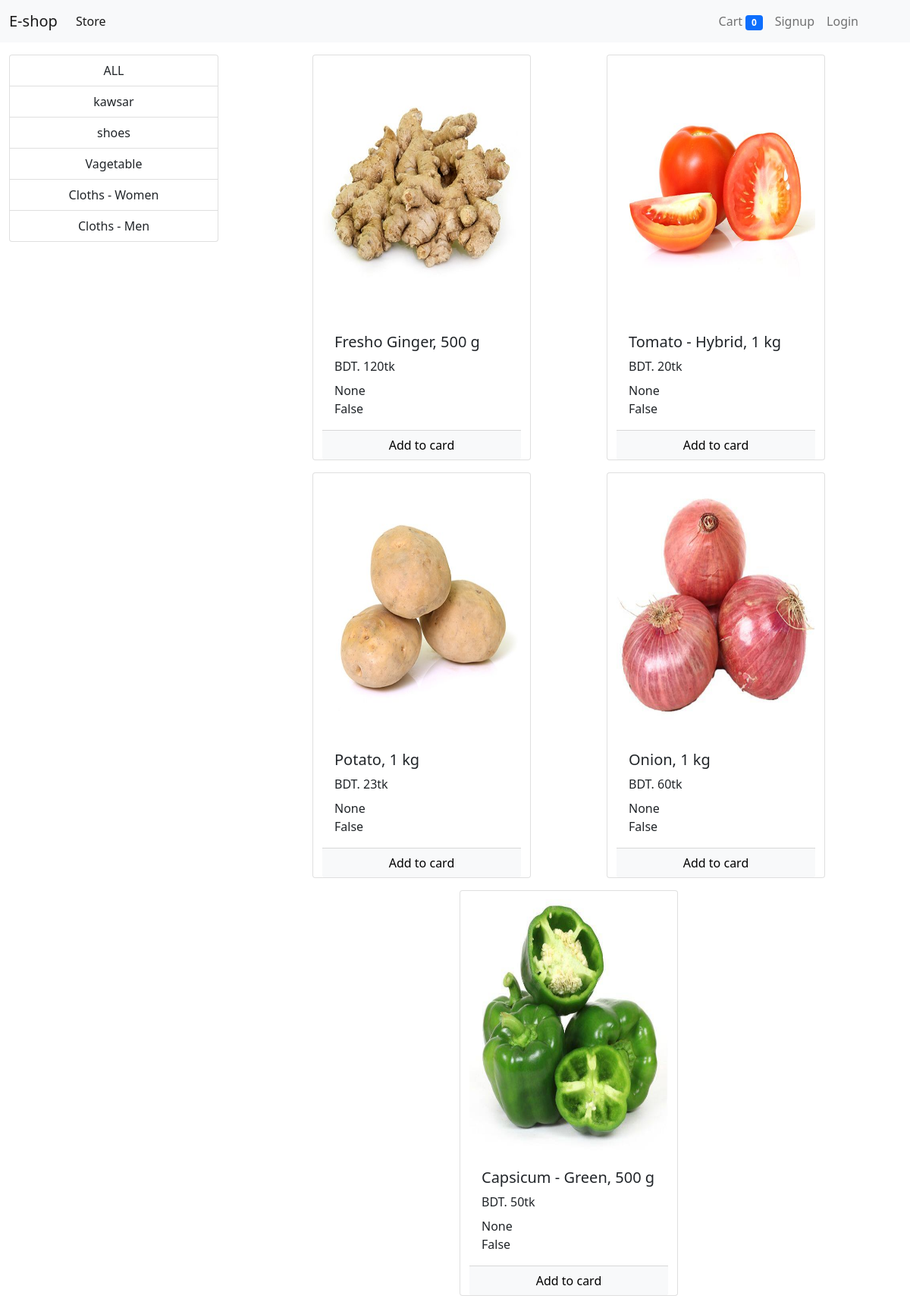
Screenshot of /?category=3 with the database file from the repository.
### store/models/catagory.py (models this page shows, shortened)
class Category(models.Model):
    name=models.CharField(max_length=20)
    @staticmethod
    def get_all_categories():
        return Category.objects.all()

### store/models/product.py (models this page shows, shortened)
class Product(models.Model):
    name=models.CharField(max_length=100)
    price=models.IntegerField(default=0)
    catagory=models.ForeignKey(Category,on_delete=models.CASCADE,default=1)
    description=models.CharField(max_length=200,default="",null=True,blank=True)
    image=models.ImageField(upload_to='uploads/products/')
    @staticmethod
    def get_all_products():
        return Product.objects.all()
    @staticmethod
    def get_all_products_by_ID(cat_id):
        if cat_id:
            return Product.objects.filter(catagory=cat_id)
        else:
            return Product.objects.all()

### store/views/index.py (the view, shortened to what this page needs)
# urls.py: path("",Index),
def Index(request):
    if request.method=="GET":
        cart=request.session.get('cart')
        if not cart:
            request.session.cart={}
    data=Product.get_all_products()
    Product_category=request.GET.get('category')
    if Product_category:
        data=Product.get_all_products_by_ID(Product_category)
    print(request.session.get('email'))
    categories=Category.get_all_categories()
    return render(request,"store/index.html",{'data':data,"categories":categories})

### store/templatetags/cart.py (called while the page is built)
@register.filter(name='is_in_cart')
def is_in_cart(product,cart):
    keys=cart.keys()
    for id in keys:
        if int(id)==product.id:
            return True
    return False

### templates/store/index.html (shortened to what this page needs)
{% extends 'base.html' %}
{% block content %}
{% load cart %}
<div class="container-fluid mt-3">
    <div class="row">
        <div class="col-lg-3">
            <div class="list-group">
                <a href="/" class="list-group-item list-group-item-action text-center">ALL</a>
                {% for cat in categories %}
                <a href="/?category={{cat.id}}" class="list-group-item list-group-item-action text-center">{{cat.name}}</a>
                {% endfor %}
            </div>
        </div>
        <div class="col-lg-8 offset-1 mx-auto">
            <div class="row mx-auto">
                {% for fm in data %}
                        <div class="card mx-auto mb-3" id="{{fm.id}}" style="width: 18rem;">
                            <img src="{{fm.image.url}}" height="350px" width="250px" class="card-img-top" alt="...">
                            <div class="card-body">
                              <h5 class="card-title">{{fm.name}}</h5>
                              <p class="card-title">BDT. {{fm.price}}tk</p>
                              <p class="card-text">{{fm.description}}</p>
                              {{fm|is_in_cart:request.session.cart}}
                            </div>
                            <div class="card-footer  p-0">
                                {% if not fm|is_in_cart:request.session.cart %}
                                <form action="/#{{fm.id}}" method="post" class="d-grid ">
                                    <input type="submit" class=" btn btn-light  from-control" value="Add to card">
                                  </form>
                                {% endif %}
                            </div>
                          </div>
                {% endfor %}
            </div>
        </div>
    </div>
</div>
{% endblock %}

### templates/base.html (shortened to what this page needs)
{% load static %}
<!DOCTYPE html>
<html lang="en">
<head>
    <link rel="stylesheet" href="{% static 'css/bootstrap.min.css'  %}">
</head>
<body>
    {% block header %}
        {% include "header.html" %}
    {% endblock header %}
    {% block content %}{% endblock content %}
</body>
</html>

### templates/header.html (shortened to what this page needs)
<nav class="navbar navbar-expand-lg navbar-light bg-light">
    <div class="container-fluid">
      <a class="navbar-brand" href="/">E-shop</a>
      <div class="collapse navbar-collapse" id="navbarSupportedContent">
        <ul class="navbar-nav me-auto mb-2 mb-lg-0">
          <li class="nav-item">
            <a class="nav-link active" aria-current="page" href="#">Store</a>
          </li>
        </ul>
        <form class="d-flex pe-5">
            <ul class="navbar-nav me-auto mb-2 mb-lg-0">
              <li class="nav-item">
                <a class="nav-link " aria-current="page" href="{% url 'cart' %}">Cart
                  <span class="badge badge-info bg-primary rounded">{{request.session.cart.keys|length}}</span>
                </a>
                {% if request.session.customer_id %}
              </li>
              <li class="nav-item">
                <a class="nav-link " aria-current="page" href="{% url 'order' %}">Orders</a>
              </li>
                <li class="nav-item">
                  <a class="nav-link " aria-current="page" href="/logout">Logout</a>
                </li>
                <li class="nav-item dropdown">
                  <a class="nav-link dropdown-toggle" href="#" id="navbarDropdown" role="button" data-bs-toggle="dropdown" aria-expanded="false">
                    Profile
                  </a>
                  <ul class="dropdown-menu " aria-labelledby="navbarDropdown">
                    <li><a class="dropdown-item" href="#">Action</a></li>
                    <li><a class="dropdown-item" href="#">Another action</a></li>
                    <li><hr class="dropdown-divider"></li>
                    <li><a class="dropdown-item" href="#">Something else here</a></li>
                  </ul>
                </li>
                {% else %}
                <li class="nav-item">
                  <a class="nav-link " aria-current="page" href="{% url 'signup' %}">Signup</a>
                </li>
                <li class="nav-item">
                  <a class="nav-link " aria-current="page" href="{% url 'login' %}">Login</a>
                </li>
                {% endif %}
              </ul>
        </form>
      </div>
    </div>
  </nav>

### rows the page displays
Category: name "kawsar"
Category: name "shoes"
Category: name "Vagetable"
Category: name "Cloths - Women"
Category: name "Cloths - Men"
Product: image (picture), name "Fresho Ginger, 500 g", price "120", description "None", session "False"
Product: image (picture), name "Tomato - Hybrid, 1 kg", price "20", description "None", session "False"
Product: image (picture), name "Potato, 1 kg", price "23", description "None", session "False"
Product: image (picture), name "Onion, 1 kg", price "60", description "None", session "False"
Product: {{ fm.id }} 18 (drawn), image (picture), name "Capsicum - Green, 500 g", price "50", description "None", session "False"

### other values shown
{{ request.session.cart.keys|length }} "0"
